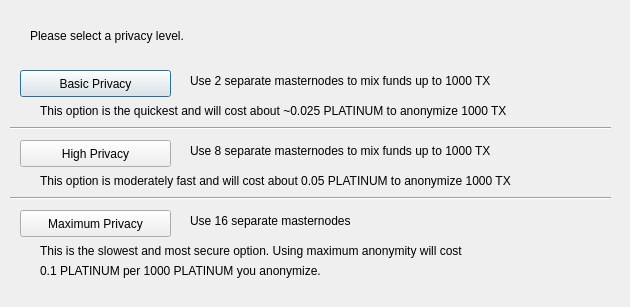
<?xml version="1.0" encoding="UTF-8"?>
<ui version="4.0">
 <class>DarksendConfig</class>
 <widget class="QDialog" name="DarksendConfig">
  <property name="geometry">
   <rect>
    <x>0</x>
    <y>0</y>
    <width>630</width>
    <height>307</height>
   </rect>
  </property>
  <property name="windowTitle">
   <string>Configure Darksend</string>
  </property>
  <widget class="QPushButton" name="buttonBasic">
   <property name="geometry">
    <rect>
     <x>20</x>
     <y>70</y>
     <width>151</width>
     <height>27</height>
    </rect>
   </property>
   <property name="text">
    <string>Basic Privacy</string>
   </property>
  </widget>
  <widget class="QPushButton" name="buttonHigh">
   <property name="geometry">
    <rect>
     <x>20</x>
     <y>140</y>
     <width>151</width>
     <height>27</height>
    </rect>
   </property>
   <property name="text">
    <string>High Privacy</string>
   </property>
  </widget>
  <widget class="QPushButton" name="buttonMax">
   <property name="geometry">
    <rect>
     <x>20</x>
     <y>210</y>
     <width>151</width>
     <height>27</height>
    </rect>
   </property>
   <property name="text">
    <string>Maximum Privacy</string>
   </property>
  </widget>
  <widget class="QLabel" name="label">
   <property name="geometry">
    <rect>
     <x>30</x>
     <y>20</y>
     <width>571</width>
     <height>31</height>
    </rect>
   </property>
   <property name="text">
    <string>Please select a privacy level.</string>
   </property>
  </widget>
  <widget class="QLabel" name="label_2">
   <property name="geometry">
    <rect>
     <x>190</x>
     <y>70</y>
     <width>421</width>
     <height>21</height>
    </rect>
   </property>
   <property name="text">
    <string>Use 2 separate masternodes to mix funds up to 1000 TX</string>
   </property>
  </widget>
  <widget class="QLabel" name="label_3">
   <property name="geometry">
    <rect>
     <x>190</x>
     <y>140</y>
     <width>411</width>
     <height>21</height>
    </rect>
   </property>
   <property name="text">
    <string>Use 8 separate masternodes to mix funds up to 1000 TX</string>
   </property>
  </widget>
  <widget class="QLabel" name="label_4">
   <property name="geometry">
    <rect>
     <x>190</x>
     <y>210</y>
     <width>421</width>
     <height>21</height>
    </rect>
   </property>
   <property name="text">
    <string>Use 16 separate masternodes</string>
   </property>
  </widget>
  <widget class="QLabel" name="label_6">
   <property name="geometry">
    <rect>
     <x>40</x>
     <y>100</y>
     <width>561</width>
     <height>21</height>
    </rect>
   </property>
   <property name="text">
    <string>This option is the quickest and will cost about ~0.025 PLATINUM to anonymize 1000 TX</string>
   </property>
  </widget>
  <widget class="QLabel" name="label_7">
   <property name="geometry">
    <rect>
     <x>40</x>
     <y>170</y>
     <width>561</width>
     <height>21</height>
    </rect>
   </property>
   <property name="text">
    <string>This option is moderately fast and will cost about 0.05 PLATINUM to anonymize 1000 TX</string>
   </property>
  </widget>
  <widget class="QLabel" name="label_8">
   <property name="geometry">
    <rect>
     <x>40</x>
     <y>240</y>
     <width>561</width>
     <height>21</height>
    </rect>
   </property>
   <property name="text">
    <string>This is the slowest and most secure option. Using maximum anonymity will cost</string>
   </property>
  </widget>
  <widget class="QLabel" name="label_9">
   <property name="geometry">
    <rect>
     <x>40</x>
     <y>260</y>
     <width>561</width>
     <height>21</height>
    </rect>
   </property>
   <property name="text">
    <string>0.1 PLATINUM per 1000 PLATINUM you anonymize.</string>
   </property>
  </widget>
  <widget class="Line" name="line">
   <property name="geometry">
    <rect>
     <x>10</x>
     <y>120</y>
     <width>601</width>
     <height>16</height>
    </rect>
   </property>
   <property name="orientation">
    <enum>Qt::Horizontal</enum>
   </property>
  </widget>
  <widget class="Line" name="line_2">
   <property name="geometry">
    <rect>
     <x>10</x>
     <y>190</y>
     <width>601</width>
     <height>16</height>
    </rect>
   </property>
   <property name="orientation">
    <enum>Qt::Horizontal</enum>
   </property>
  </widget>
 </widget>
 <resources/>
 <connections/>
</ui>
